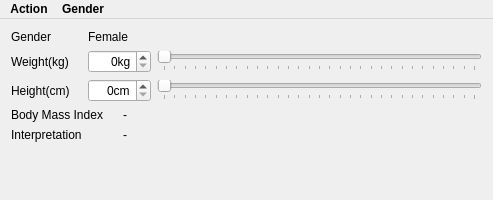
<?xml version="1.0" encoding="UTF-8"?>
<ui version="4.0">
 <class>bodymass</class>
 <widget class="QMainWindow" name="bodymass">
  <property name="windowModality">
   <enum>Qt::ApplicationModal</enum>
  </property>
  <property name="enabled">
   <bool>true</bool>
  </property>
  <property name="geometry">
   <rect>
    <x>0</x>
    <y>0</y>
    <width>493</width>
    <height>200</height>
   </rect>
  </property>
  <property name="sizePolicy">
   <sizepolicy hsizetype="Maximum" vsizetype="Maximum">
    <horstretch>0</horstretch>
    <verstretch>0</verstretch>
   </sizepolicy>
  </property>
  <property name="minimumSize">
   <size>
    <width>300</width>
    <height>200</height>
   </size>
  </property>
  <property name="windowTitle">
   <string>Body Mass Index Calculator</string>
  </property>
  <property name="inputMethodHints">
   <set>Qt::ImhLatinOnly</set>
  </property>
  <property name="documentMode">
   <bool>true</bool>
  </property>
  <property name="tabShape">
   <enum>QTabWidget::Triangular</enum>
  </property>
  <widget class="QWidget" name="centralWidget">
   <property name="sizePolicy">
    <sizepolicy hsizetype="Preferred" vsizetype="Preferred">
     <horstretch>0</horstretch>
     <verstretch>0</verstretch>
    </sizepolicy>
   </property>
   <property name="sizeIncrement">
    <size>
     <width>0</width>
     <height>0</height>
    </size>
   </property>
   <layout class="QGridLayout" name="gridLayout">
    <item row="4" column="2" colspan="2">
     <widget class="QLabel" name="labelInter">
      <property name="text">
       <string>-</string>
      </property>
     </widget>
    </item>
    <item row="1" column="1" colspan="2">
     <widget class="QSpinBox" name="spinBoxWeight">
      <property name="accessibleName">
       <string extracomment="kg"/>
      </property>
      <property name="alignment">
       <set>Qt::AlignRight|Qt::AlignTrailing|Qt::AlignVCenter</set>
      </property>
      <property name="suffix">
       <string notr="true">kg</string>
      </property>
      <property name="maximum">
       <number>300</number>
      </property>
     </widget>
    </item>
    <item row="1" column="3">
     <widget class="QSlider" name="SliderWeight">
      <property name="maximum">
       <number>300</number>
      </property>
      <property name="tracking">
       <bool>true</bool>
      </property>
      <property name="orientation">
       <enum>Qt::Horizontal</enum>
      </property>
      <property name="tickPosition">
       <enum>QSlider::TicksBelow</enum>
      </property>
     </widget>
    </item>
    <item row="2" column="0">
     <widget class="QLabel" name="Height">
      <property name="text">
       <string>Height(cm)</string>
      </property>
     </widget>
    </item>
    <item row="2" column="1" colspan="2">
     <widget class="QSpinBox" name="spinBoxHeight">
      <property name="alignment">
       <set>Qt::AlignRight|Qt::AlignTrailing|Qt::AlignVCenter</set>
      </property>
      <property name="suffix">
       <string>cm</string>
      </property>
      <property name="maximum">
       <number>300</number>
      </property>
     </widget>
    </item>
    <item row="0" column="0">
     <widget class="QLabel" name="Gender">
      <property name="text">
       <string>Gender</string>
      </property>
     </widget>
    </item>
    <item row="1" column="0">
     <widget class="QLabel" name="Weight">
      <property name="text">
       <string>Weight(kg)</string>
      </property>
     </widget>
    </item>
    <item row="2" column="3">
     <widget class="QSlider" name="SliderHeight">
      <property name="maximum">
       <number>300</number>
      </property>
      <property name="orientation">
       <enum>Qt::Horizontal</enum>
      </property>
      <property name="tickPosition">
       <enum>QSlider::TicksBelow</enum>
      </property>
     </widget>
    </item>
    <item row="3" column="0" colspan="2">
     <widget class="QLabel" name="indexBody">
      <property name="text">
       <string>Body Mass Index</string>
      </property>
     </widget>
    </item>
    <item row="4" column="0">
     <widget class="QLabel" name="Interpretation">
      <property name="text">
       <string>Interpretation</string>
      </property>
     </widget>
    </item>
    <item row="3" column="2" colspan="2">
     <widget class="QLabel" name="labelBody">
      <property name="text">
       <string>-</string>
      </property>
     </widget>
    </item>
    <item row="5" column="0">
     <spacer name="verticalSpacer">
      <property name="orientation">
       <enum>Qt::Vertical</enum>
      </property>
      <property name="sizeHint" stdset="0">
       <size>
        <width>20</width>
        <height>40</height>
       </size>
      </property>
     </spacer>
    </item>
    <item row="0" column="1" colspan="2">
     <widget class="QLabel" name="labelGender">
      <property name="text">
       <string>Female</string>
      </property>
     </widget>
    </item>
   </layout>
  </widget>
  <widget class="QMenuBar" name="menuBar">
   <property name="geometry">
    <rect>
     <x>0</x>
     <y>0</y>
     <width>493</width>
     <height>27</height>
    </rect>
   </property>
   <property name="minimumSize">
    <size>
     <width>50</width>
     <height>10</height>
    </size>
   </property>
   <property name="font">
    <font>
     <weight>75</weight>
     <bold>true</bold>
    </font>
   </property>
   <property name="inputMethodHints">
    <set>Qt::ImhHiddenText</set>
   </property>
   <property name="defaultUp">
    <bool>false</bool>
   </property>
   <property name="nativeMenuBar">
    <bool>false</bool>
   </property>
   <widget class="QMenu" name="menuAction">
    <property name="title">
     <string>Action</string>
    </property>
    <addaction name="actionReset"/>
    <addaction name="actionQuit"/>
   </widget>
   <widget class="QMenu" name="menuGender">
    <property name="title">
     <string>Gender</string>
    </property>
    <addaction name="actionFemale"/>
    <addaction name="actionMale"/>
   </widget>
   <addaction name="menuAction"/>
   <addaction name="menuGender"/>
  </widget>
  <action name="actionReset">
   <property name="text">
    <string>Reset</string>
   </property>
   <property name="font">
    <font/>
   </property>
  </action>
  <action name="actionQuit">
   <property name="text">
    <string>Quit</string>
   </property>
  </action>
  <action name="actionFemale">
   <property name="checkable">
    <bool>true</bool>
   </property>
   <property name="checked">
    <bool>false</bool>
   </property>
   <property name="text">
    <string notr="true">Female</string>
   </property>
   <property name="font">
    <font/>
   </property>
  </action>
  <action name="actionMale">
   <property name="checkable">
    <bool>true</bool>
   </property>
   <property name="text">
    <string>Male</string>
   </property>
  </action>
 </widget>
 <layoutdefault spacing="6" margin="11"/>
 <resources/>
 <connections>
  <connection>
   <sender>SliderWeight</sender>
   <signal>valueChanged(int)</signal>
   <receiver>spinBoxWeight</receiver>
   <slot>setValue(int)</slot>
   <hints>
    <hint type="sourcelabel">
     <x>312</x>
     <y>84</y>
    </hint>
    <hint type="destinationlabel">
     <x>211</x>
     <y>87</y>
    </hint>
   </hints>
  </connection>
  <connection>
   <sender>spinBoxWeight</sender>
   <signal>valueChanged(int)</signal>
   <receiver>SliderWeight</receiver>
   <slot>setValue(int)</slot>
   <hints>
    <hint type="sourcelabel">
     <x>216</x>
     <y>87</y>
    </hint>
    <hint type="destinationlabel">
     <x>275</x>
     <y>84</y>
    </hint>
   </hints>
  </connection>
  <connection>
   <sender>spinBoxHeight</sender>
   <signal>valueChanged(int)</signal>
   <receiver>SliderHeight</receiver>
   <slot>setValue(int)</slot>
   <hints>
    <hint type="sourcelabel">
     <x>194</x>
     <y>137</y>
    </hint>
    <hint type="destinationlabel">
     <x>286</x>
     <y>134</y>
    </hint>
   </hints>
  </connection>
  <connection>
   <sender>SliderHeight</sender>
   <signal>valueChanged(int)</signal>
   <receiver>spinBoxHeight</receiver>
   <slot>setValue(int)</slot>
   <hints>
    <hint type="sourcelabel">
     <x>345</x>
     <y>134</y>
    </hint>
    <hint type="destinationlabel">
     <x>187</x>
     <y>137</y>
    </hint>
   </hints>
  </connection>
  <connection>
   <sender>spinBoxHeight</sender>
   <signal>valueChanged(int)</signal>
   <receiver>SliderHeight</receiver>
   <slot>setValue(int)</slot>
   <hints>
    <hint type="sourcelabel">
     <x>202</x>
     <y>119</y>
    </hint>
    <hint type="destinationlabel">
     <x>327</x>
     <y>127</y>
    </hint>
   </hints>
  </connection>
  <connection>
   <sender>SliderHeight</sender>
   <signal>valueChanged(int)</signal>
   <receiver>spinBoxHeight</receiver>
   <slot>setValue(int)</slot>
   <hints>
    <hint type="sourcelabel">
     <x>387</x>
     <y>120</y>
    </hint>
    <hint type="destinationlabel">
     <x>213</x>
     <y>132</y>
    </hint>
   </hints>
  </connection>
 </connections>
</ui>
